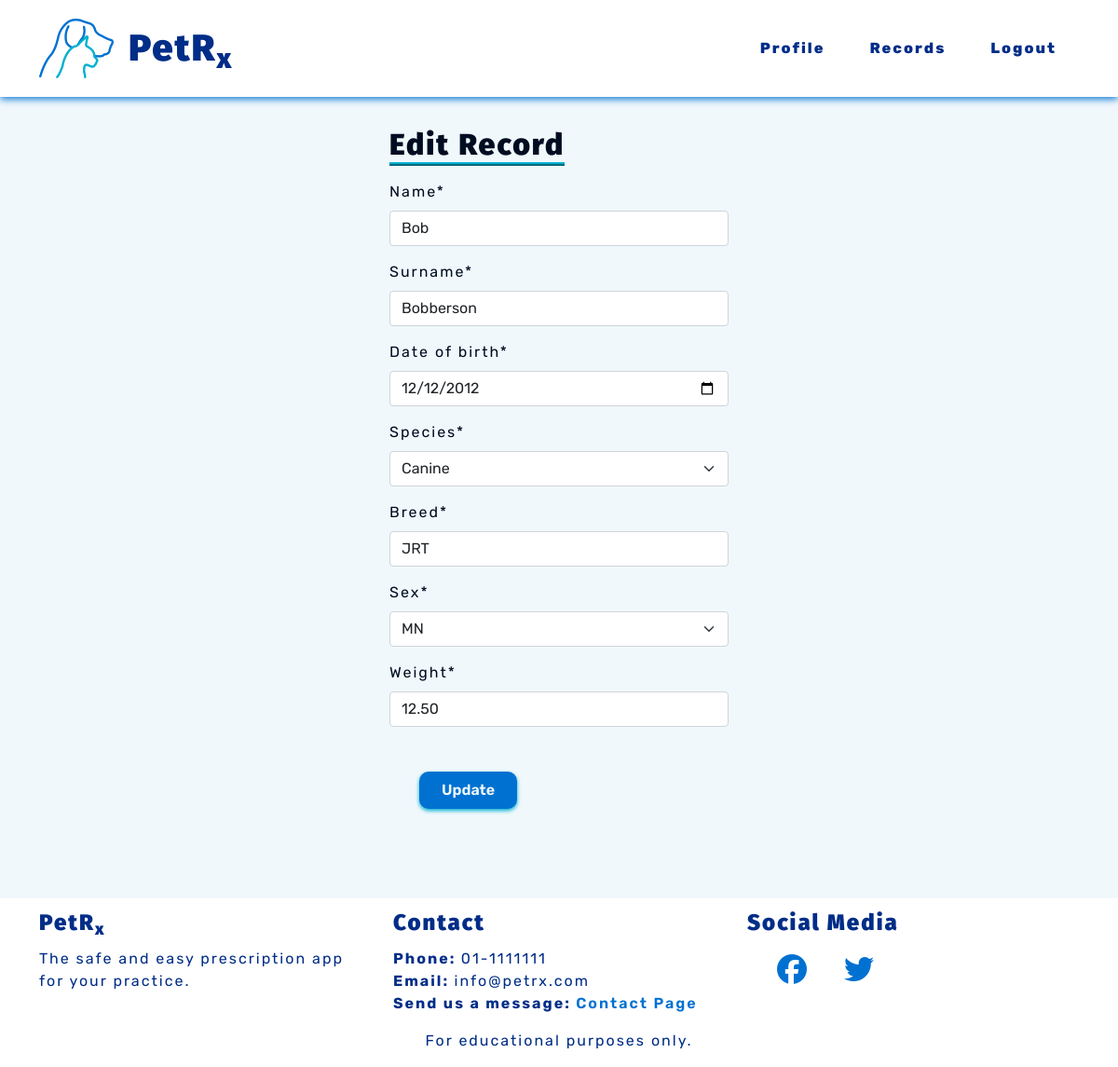
The page /records/edit-animal/1 (signed in) on the database its author committed.
### records/models.py (models this page shows, shortened)
class Record(models.Model):
    name = models.CharField(max_length=50)
    surname = models.CharField(max_length=50)
    date_of_birth = models.DateField()
    species = models.CharField(choices=SPECIES, max_length=10)
    breed = models.CharField(max_length=50)
    sex = models.CharField(choices=SEX, max_length=10)
    weight = models.DecimalField(max_digits=5, decimal_places=2)
    note = models.CharField(max_length=300, blank=True)
    class Meta:
        ordering = ['surname']
        unique_together = [
            'name',
            'surname',
            'date_of_birth',
            'species',
            'sex']

### petrx/decorators.py (the view)
    def wrapper(request, *args, **kwargs):
        if request.user.is_authenticated:
            if request.user.is_active:
                return function(request, *args, **kwargs)
            else:
                return render(request, 'vetprofiles/restricted.html')
        else:
            return redirect('vetprofiles:login')

### records/forms.py
class RecordForm(forms.ModelForm):
    class Meta:
        model = Record
        fields = [
            'name',
            'surname',
            'date_of_birth',
            'species',
            'breed',
            'sex',
            'weight']
        widgets = {
            'date_of_birth': DateInput(),
        }
        error_messages = {
            NON_FIELD_ERRORS: {
                'unique_together': "A record already exists with the same %(field_labels)s.",  # noqa
            }}

### records/views.py (called while the page is built)
@vet_login_and_active
def edit_animal(request, animal_id):
    record = Record.objects.get(id=animal_id)
    form = RecordForm(request.POST or None, instance=record)
    if form.is_valid():
        form.save()
        return redirect('records:animal_profile', animal_id=animal_id)
    else:
        form = RecordForm(request.POST or None, instance=record)
    context = {
        'record': record,
        'edit_form': form
    }
    return render(request, 'records/edit_animal.html', context)

### records/templates/records/edit_animal.html (shortened to what this page needs)
{% extends 'base.html' %}
{% block content %}
{% load crispy_forms_tags %}
<div class="container-md d-flex justify-content-center">
    <div class="col-md-4">
        <h2 class="subheadings">Edit Record</h2>
        <form method="POST">
            {{ edit_form|crispy }}
            <button class="pet-btns" type="submit">Update</button>
        </form>
    </div>
</div>
{% endblock %}

### static/css/style.css (style rules this page uses)
:root { --site-white: #f1f8fc; --site-black: #000d21; --site-dark-blue: #002d88; --site-light-blue: #0071d1; --site-turquoise: #00b0cf; }
html { height: 100%; }
body { font-family: "Rubik", sans-serif; color: var(--site-black); font-size: 1rem; letter-spacing: 2px; background: var(--site-white); }
h1, h2, h3, h4 { font-family: "Fira Sans", "Rubik", sans-serif; font-weight: 900; margin-top: 0.5em; margin-bottom: 0.5em; }
.subheadings { display: inline-block; border-bottom: 4px ridge var(--site-turquoise); }
button { border: none; }
.pet-btns { cursor: pointer; display: inline-block; background-color: var(--site-light-blue); color: var(--site-white); letter-spacing: 0px; font-weight: 600; padding: 0.5em 1.5em; margin: 2em; border: none; border-radius: 10px; box-shadow: 0 2px 4px 0 var(--site-turquoise); transition: all .2s linear; }

### rows shown on the page
Record: name "Bob", surname "Bobberson", date_of_birth "12/12/2012", species "Canine", breed "JRT", sex "MN", weight "12.50"
